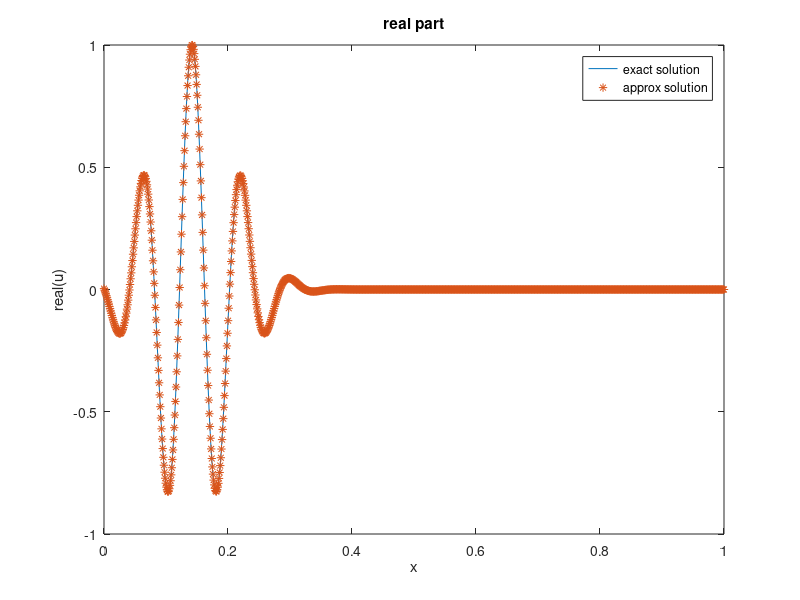
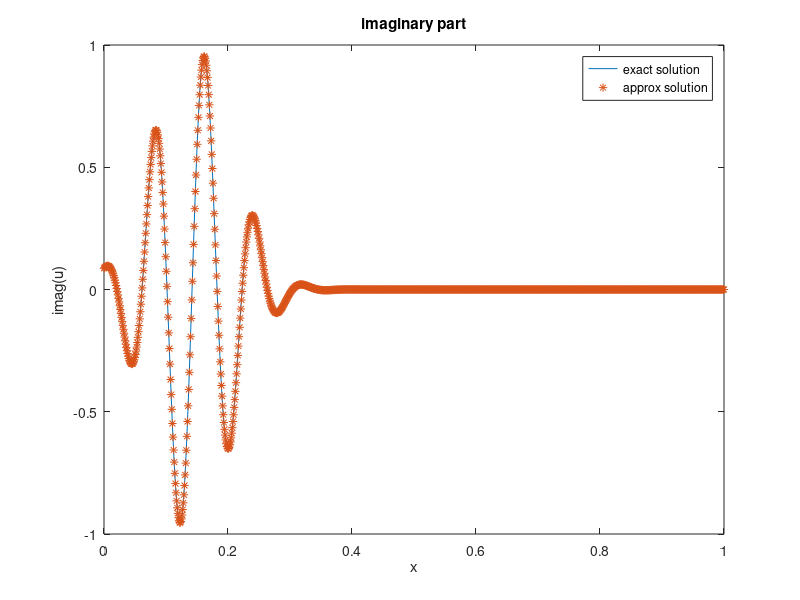

MATLAB code for these plots, in order:
clear all
close all

format long
xi = 0;
xf = 1;
ti = 0;
tf = 0.25;
dt = 1/2^6;

h = 1/2^7;
epsilon = 0.01;

for c=1:4


    N = fix((xf-xi)/h)+1;
    T = fix((tf-ti)/dt);
    x = linspace(xi,xf,N);

    u0 = zeros(N,1);
    u = zeros(N,1);

    %initial condition
    for j=1:N
        u0(j) = exp(-200*x(j)^2)*exp(1i*sin(x(j))/epsilon);
    end



    a = 0.5 + x;

    A1 = zeros(N-2);
    A2 = zeros(N-2);
    
    for m=1:T

        for j=2:N-1
            y(j) = (0.5 + x(j))*exp(-m*dt)-0.5;
            k(j) = cos(y(j))*exp(-m*dt)/epsilon;
            a1(j-1) = sin(k(j)*(a(j)*dt-h)/2)/sin(k(j)*(a(j)*dt+h)/2);
            a2(j-1) = 1;
            A1(j-1,j-1) = 1;
            A2(j-1,j-1) = -a1(j-1);
            if j>2
                A1(j-1,j-2) = -a1(j-1);
                A2(j-1,j-2) = a2(j-1);
            end        
        end
        %u(1) = exp(-200*(x(1)-a(1)*m*dt)^2)*exp(1i*sin(x(1)-a(1)*m*dt)/epsilon); %boundary condition
        %u(N) = exp(-200*(x(N)-a(N)*m*dt)^2)*exp(1i*sin(x(N)-a(N)*m*dt)/epsilon);
        u(1) = exp(-200*(a(1)*exp(-m*dt)-0.5)^2)*exp(1i*sin(a(1)*exp(-m*dt)-0.5)/epsilon);
        u(N) = exp(-200*(a(N)*exp(-m*dt)-0.5)^2)*exp(1i*sin(a(N)*exp(-m*dt)-0.5)/epsilon);
        R = A2*u0(2:N-1);
        R(1) = R(1) + a1(1)*u(1)+a2(1)*u0(1);
        u(2:N-1) = A1\R;
        u0 = u;

    end

    usol = zeros(N,1);
    %exact solution
    for j=1:N
        %usol(j) = exp(-200*(x(j)-a(j)*tf)^2)*exp(1i*sin(x(j)-a(j)*tf)/epsilon);
        usol(j) = exp(-200*(a(j)*exp(-tf)-0.5)^2)*exp(1i*sin(a(j)*exp(-tf)-0.5)/epsilon);
    end

    err(c) = max(max(abs(u-usol)));
    h = h/2;
    dt = dt/2;
end

for j=1:c-1
    order(j) = log(err(j)/err(j+1))/log(2);
end


figure(1)
plot(x,real(usol))
hold on
plot(x,real(u),'*')
xlabel('x')
ylabel('real(u)')
title('real part')
legend('exact solution','approx solution')

figure(2)
plot(x,imag(usol))
hold on
plot(x,imag(u),'*')
xlabel('x')
ylabel('imag(u)')
title('imaginary part')
legend('exact solution','approx solution')
err
order
